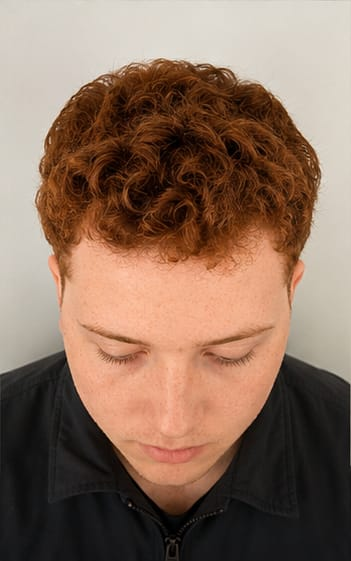
#> input picture proyecto-api-vision/data/images/ge_01/ge_01_04.jpeg, 351 x 561 px
$ python probar_fotos_e2e.py
#> lines starting #> are read from the running program, lines starting #| are printed output that depends on the picture
### proyecto-api-vision/app-movil/scripts/probar_e2e.py
"""
Prueba de punta a punta de la app: navegador Chromium sin interfaz + cámara simulada
+ API real con el modelo entrenado.

Qué verifica:
  1. La app abre la "cámara" y captura 3 fotogramas.
  2. Cada fotograma se convierte en una matriz 128 x 128 x 3 con enteros 0-255.
  3. La API responde y la pantalla muestra el nombre o "No está en la base de datos".

Requisitos: `pip install playwright` + Chromium instalado, y `npm`/`node` disponibles.
Uso (desde la carpeta eva2/):
    python app-movil/scripts/probar_e2e.py
"""

from __future__ import annotations

import io
import json
import os
import subprocess
import sys
import time
import urllib.request
from pathlib import Path

import cv2
import numpy as np
from PIL import Image, ImageOps
from playwright.sync_api import sync_playwright

RAIZ = Path(__file__).resolve().parents[2]            # carpeta eva2/
SALIDA = Path(os.getenv("DIRECTORIO_PRUEBAS", RAIZ / "pruebas_e2e"))
PUERTO_API, PUERTO_APP = 8765, 5174
ANCHO_VIDEO, ALTO_VIDEO = 480, 640                    # video vertical, como un celular

sys.path.insert(0, str(RAIZ))
from preprocesamiento import _detector_rostros  # noqa: E402


def crear_video_falso(foto: Path, destino: Path, con_rostro: bool = True) -> None:
    """
    Crea un video MJPEG vertical con el rostro de `foto` centrado y ocupando ~60 %
    del ancho (lo que haría una persona que usa la guía ovalada). Si `con_rostro`
    es False genera un video gris liso (sin persona).
    """
#> called with con_rostro = True
    if not con_rostro:
        marco = Image.new("RGB", (ANCHO_VIDEO, ALTO_VIDEO), (128, 128, 128))
    else:
        imagen = ImageOps.exif_transpose(Image.open(foto)).convert("RGB")
#> imagen is the input picture: PIL image 351x561 RGB; mean R, G, B 137.5, 110.2, 93.2
        reducida = imagen.copy()
        reducida.thumbnail((800, 800))
        factor = imagen.width / reducida.width
#> factor = 1
        gris = cv2.cvtColor(np.asarray(reducida), cv2.COLOR_RGB2GRAY)
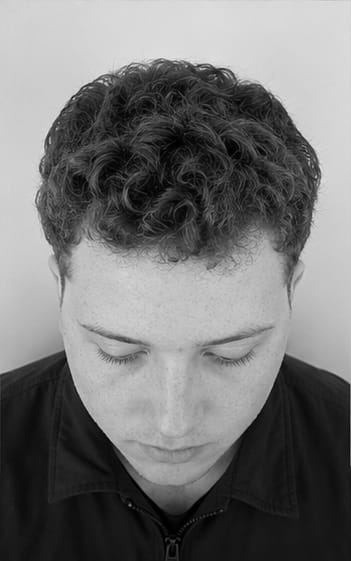
#> gris: shape (561, 351); min 0, max 237, mean 116.4
        rostros = _detector_rostros.detectMultiScale(gris, 1.1, 4, minSize=(60, 60))
#> rostros = [[61, 273, 222, 222]]
        if len(rostros) == 0:
            raise RuntimeError(f"No se detectó rostro en {foto.name}")
        x, y, w, h = max(rostros, key=lambda r: r[2] * r[3])
#> x = 61; y = 273; w = 222; h = 222
        centro_x, centro_y = (x + w / 2) * factor, (y + h / 2) * factor
#> centro_x = 172; centro_y = 384
        ancho_recorte = (w * factor) / 0.59           # el rostro ocupa ~59 % del ancho
#> ancho_recorte = 376.3
        alto_recorte = ancho_recorte * ALTO_VIDEO / ANCHO_VIDEO
#> alto_recorte = 501.7
        caja = (int(centro_x - ancho_recorte / 2), int(centro_y - alto_recorte / 2),
                int(centro_x + ancho_recorte / 2), int(centro_y + alto_recorte / 2))
#> caja = (-16, 133, 360, 634)
        marco = imagen.crop(caja).resize((ANCHO_VIDEO, ALTO_VIDEO), Image.LANCZOS)
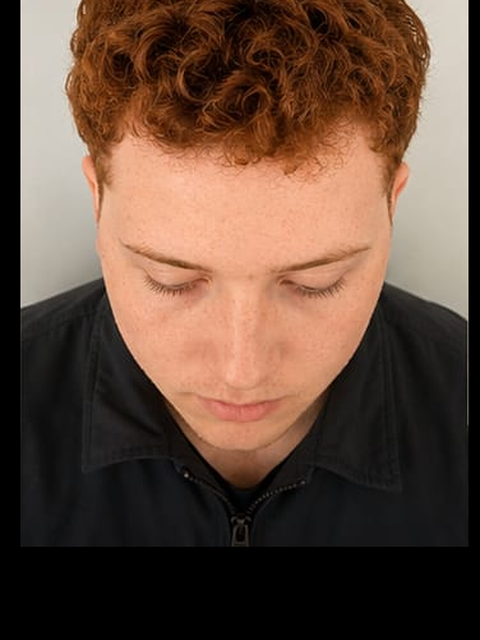
#> marco: PIL image 480x640 RGB; mean R, G, B 99.2, 74.6, 60.3

    buffer = io.BytesIO()
    marco.save(buffer, format="JPEG", quality=92)
    destino.write_bytes(buffer.getvalue() * 30)       # 30 fotogramas idénticos


# [113 lines left out: functions esperar, validar_matriz, ejecutar_escenario, principal, not called in this run]


# [2 lines that do not run on import are left out]

### proyecto-api-vision/app-movil/scripts/probar_fotos_e2e.py
"""Verifica cámara/foto -> multipart -> API real -> pantalla, sin medir generalización.

Requiere pip install playwright. En Windows utiliza Edge; en otros sistemas,
instala Chromium con python -m playwright install chromium.
"""
from __future__ import annotations

import json
import os
import subprocess
import sys
import threading
import time
import urllib.request
from functools import partial
from http.server import SimpleHTTPRequestHandler, ThreadingHTTPServer
from pathlib import Path

from playwright.sync_api import sync_playwright

from probar_e2e import crear_video_falso

RAIZ = Path(__file__).resolve().parents[2]
SALIDA = RAIZ / "pruebas_fotos_e2e"
PUERTO_API, PUERTO_APP = 8766, 5175


# [71 lines left out: functions esperar_api, escenario, not called in this run]


def main():
    SALIDA.mkdir(exist_ok=True)
    foto = RAIZ / "data/images/ge_01/ge_01_04.jpeg"
    video, vacio = SALIDA / "persona.mjpeg", SALIDA / "sin_rostro.mjpeg"
    crear_video_falso(foto, video)
    crear_video_falso(None, vacio, con_rostro=False)
#> in crear_video_falso (call 2), `marco = Image.new("RGB", (ANCHO_VIDEO, ALTO_VIDEO), (128, 128, 128))`: marco: PIL image 480x640 RGB; every value is 128
#> (the run stopped early here; a loop or call above may not have finished)

$ run again, with proyecto-api-vision/data/images/ge_01/ge_01_01.jpeg copied over proyecto-api-vision/data/images/ge_01/ge_01_04.jpeg
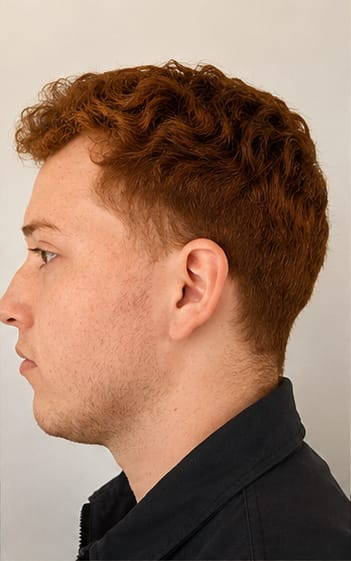
#> input picture proyecto-api-vision/data/images/ge_01/ge_01_01.jpeg, 351 x 561 px
#> in crear_video_falso, imagen is the input picture: PIL image 351x561 RGB; mean R, G, B 153.5, 121.7, 102.6
#> in crear_video_falso, `gris = cv2.cvtColor(np.asarray(reducida), cv2.COLOR_RGB2GRAY)`:
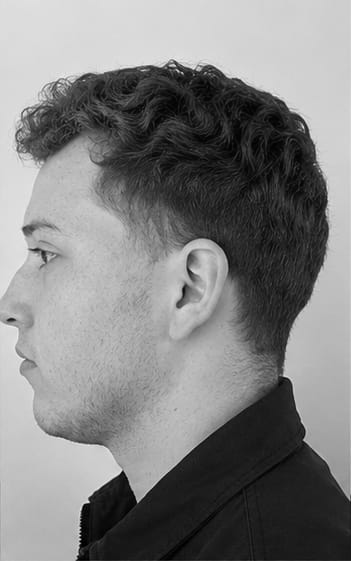
#> gris: shape (561, 351); min 0, max 245, mean 129
#> rostros = ()

$ run again, with proyecto-api-vision/data/images/ge_01/ge_01_02.jpeg copied over proyecto-api-vision/data/images/ge_01/ge_01_04.jpeg
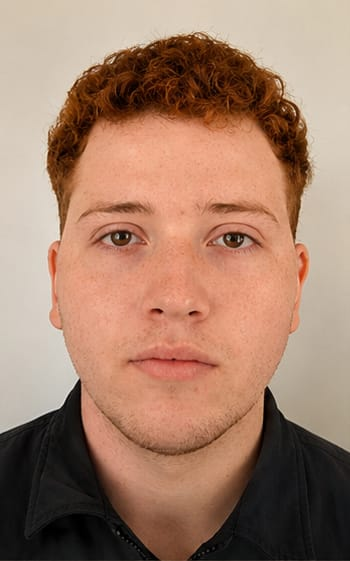
#> input picture proyecto-api-vision/data/images/ge_01/ge_01_02.jpeg, 350 x 561 px
#> in crear_video_falso, imagen is the input picture: PIL image 350x561 RGB; mean R, G, B 163.1, 126.9, 106.6
#> in crear_video_falso, `gris = cv2.cvtColor(np.asarray(reducida), cv2.COLOR_RGB2GRAY)`:
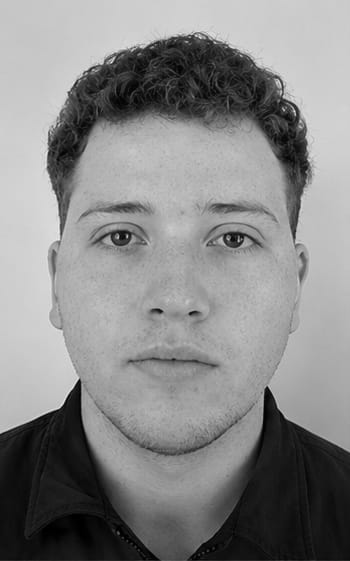
#> gris: shape (561, 350); min 0, max 241, mean 135.4
#> rostros = [[31, 129, 290, 290]]
#> x = 31; y = 129; w = 290
#> centro_x = 176; centro_y = 274
#> ancho_recorte = 491.5
#> alto_recorte = 655.4
#> caja = (-69, -53, 421, 601)
#> in crear_video_falso, `marco = imagen.crop(caja).resize((ANCHO_VIDEO, ALTO_VIDEO), Image.LANC..`:
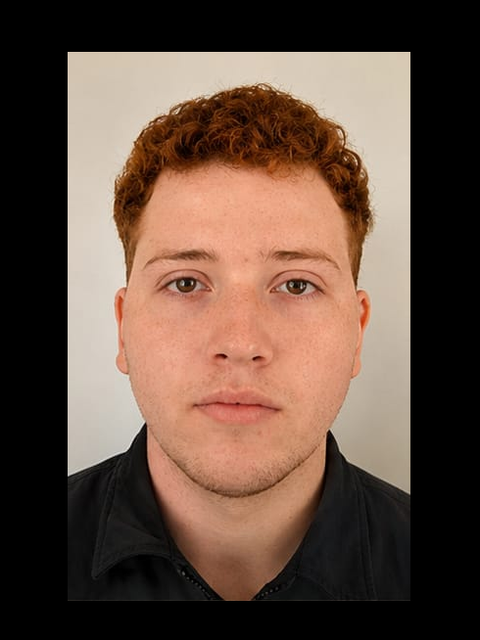
#> marco: PIL image 480x640 RGB; mean R, G, B 100, 77.8, 65.4

$ run again, with proyecto-api-vision/data/images/ge_01/ge_01_03.jpeg copied over proyecto-api-vision/data/images/ge_01/ge_01_04.jpeg
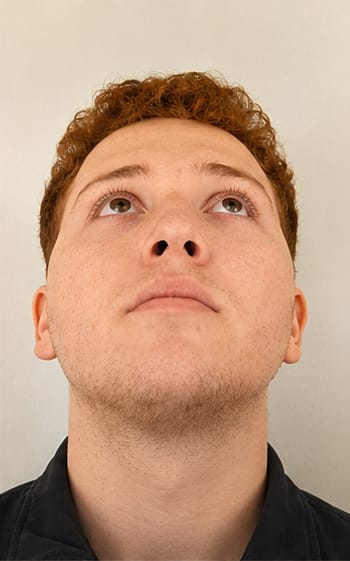
#> input picture proyecto-api-vision/data/images/ge_01/ge_01_03.jpeg, 350 x 561 px
#> in crear_video_falso, imagen is the input picture: PIL image 350x561 RGB; mean R, G, B 190.8, 154.6, 129.9
#> in crear_video_falso, `gris = cv2.cvtColor(np.asarray(reducida), cv2.COLOR_RGB2GRAY)`:
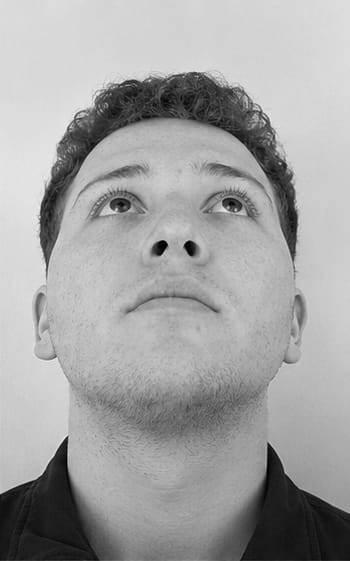
#> gris: shape (561, 350); min 1, max 240, mean 162.6
#> rostros = [[36, 103, 275, 275]]
#> x = 36; y = 103; w = 275
#> centro_x = 173.5; centro_y = 240.5
#> ancho_recorte = 466.1
#> alto_recorte = 621.5
#> caja = (-59, -70, 406, 551)
#> in crear_video_falso, `marco = imagen.crop(caja).resize((ANCHO_VIDEO, ALTO_VIDEO), Image.LANC..`:
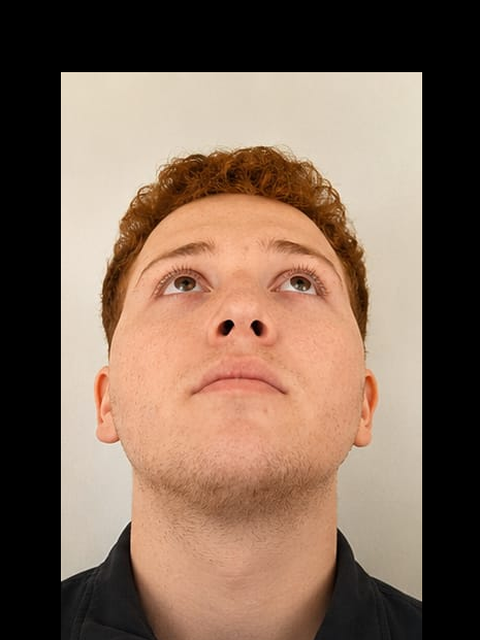
#> marco: PIL image 480x640 RGB; mean R, G, B 128.9, 104.5, 87.7
